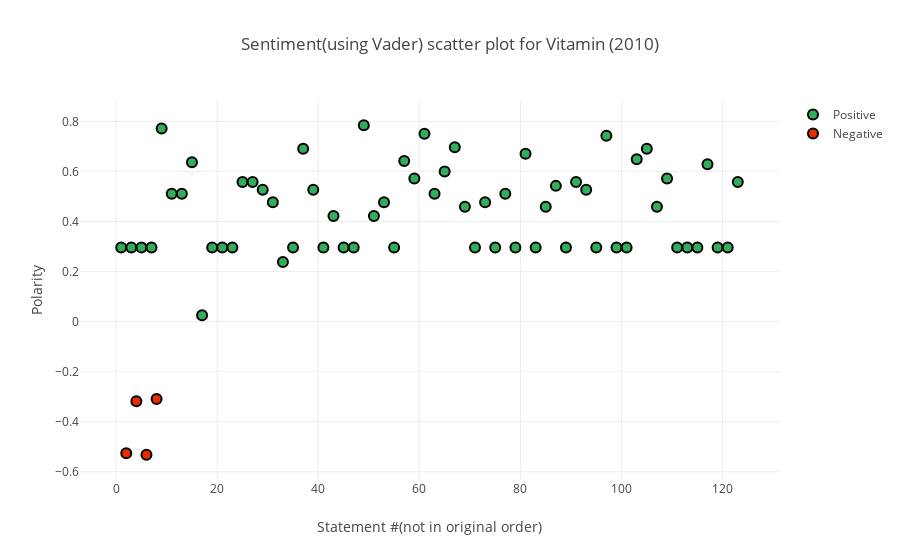

Source (notebook cell):
### Code cell
requiredNutrient = 'Vitamin'
requiredYear = '2010'

iplot(plotPolarityScatterPlot(nutrient = requiredNutrient,nutrientStatementPolarityList = getNutrientRelevantStatementsPolarityListUsingVader(year = requiredYear,nutrientName = requiredNutrient ), year = requiredYear,libraryName='Vader'), filename='sugar-polarity-scatter-2015')

### Figure 1 — Plotly figure (JSON) as saved in the notebook; plotly's stock layout.template omitted (floating-point values rounded to 4 significant figures; data arrays with more than 128 entries replaced by an {"elided": "..."} marker saying what was removed)
{"data": [{"marker": {"color": "rgba(0, 153, 51, .8)", "line": {"color": "rgb(0, 0, 0)", "width": 2}, "size": 10}, "mode": "markers", "name": "Positive", "type": "scatter", "x": {"elided": "500 int values"}, "y": [0.296, 0.296, 0.296, 0.296, 0.7717, 0.5106, 0.5106, 0.6369, 0.0258, 0.296, 0.296, 0.296, 0.5574, 0.5574, 0.5267, 0.4767, 0.2382, 0.296, 0.6908, 0.5267, 0.296, 0.4215, 0.296, 0.296, 0.7845, 0.4215, 0.4767, 0.296, 0.6415, 0.5719, 0.7506, 0.5106, 0.5994, 0.6968, 0.4588, 0.296, 0.4767, 0.296, 0.5106, 0.296, 0.6705, 0.296, 0.4588, 0.5423, 0.296, 0.5574, 0.5267, 0.296, 0.743, 0.296, 0.296, 0.6486, 0.6908, 0.4588, 0.5719, 0.296, 0.296, 0.296, 0.6289, 0.296, 0.296, 0.5574]}, {"marker": {"color": "rgb(230, 46, 0)", "line": {"color": "rgb(0, 0, 0)", "width": 2}, "size": 10}, "mode": "markers", "name": "Negative", "type": "scatter", "x": {"elided": "500 int values"}, "y": [-0.5256, -0.3182, -0.5319, -0.3089]}], "layout": {"title": "Sentiment(using Vader) scatter plot for Vitamin (2010)", "xaxis": {"title": "Statement #(not in original order)", "zeroline": false}, "yaxis": {"title": "Polarity", "zeroline": false}}}
